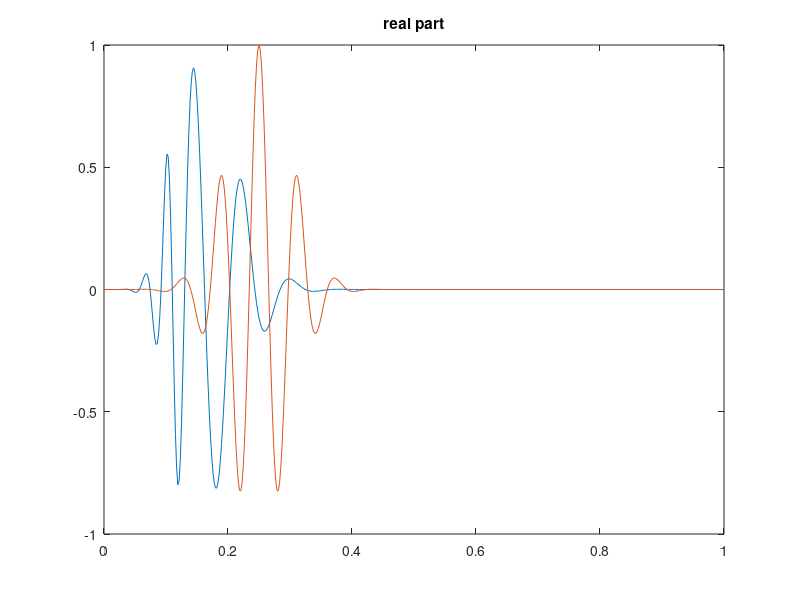
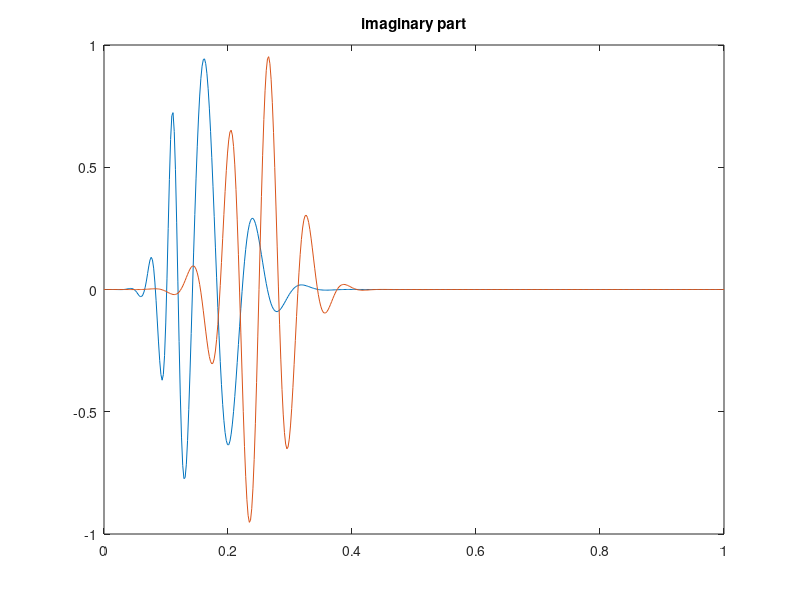

These charts were generated, in order, by the following MATLAB code:
clear all
close all
clc
format long
xi = 0;
xf = 1;
h = 1/(2^9);
N = fix((xf-xi)/h)+1;
x = linspace(xi,xf,N);
ti = 0;
tf = 0.25;
dt = 1/(2^10);
T = fix((tf-ti)/dt);
u = zeros(1,N);
epsilon = 0.01;

%initial condition
for j=1:N
    u0(j) = exp(-200*x(j)^2)*exp(i*sin(x(j))/epsilon);
end


a = 0.5+x;
%k = cos(x);

for m=1:T
    
    for j=2:N-1
        y = (0.5 + x(j))*exp(-m*dt)-0.5;
        k(j) = cos(y)*exp(-m*dt)/epsilon; 
        a1 = sin(k(j)*a(j)*dt/2)*sin(k(j)*(a(j)*dt+h)/2)/(sin(k(j)*h/2)*sin(k(j)*h));
        a3 = sin(k(j)*a(j)*dt/2)*sin(k(j)*(a(j)*dt-h)/2)/(sin(k(j)*h/2)*sin(k(j)*h));
        a2 = 1-a1-a3;
        u(j) = a1*u0(j-1)+a2*u0(j)+a3*u0(j+1);
    end
    u(1) = exp(-200*(x(1)-m*dt)^2)*exp(i*sin(x(1)-m*dt)/epsilon);
    u(N) = exp(-200*(x(N)-m*dt)^2)*exp(i*sin(x(N)-m*dt)/epsilon);
    u0 = u;
end


uex = zeros(1,N); %exact solution

for j=1:N
    uex(j) = exp(-200*(x(j)-tf)^2)*exp(i*sin(x(j)-tf)/epsilon);
end

figure(1)
plot(x,real(u))
hold on
plot(x,real(uex))
title('real part')

figure(2)
plot(x,imag(u))
hold on
plot(x,imag(uex))
title('imaginary part')

max(abs(u-uex))